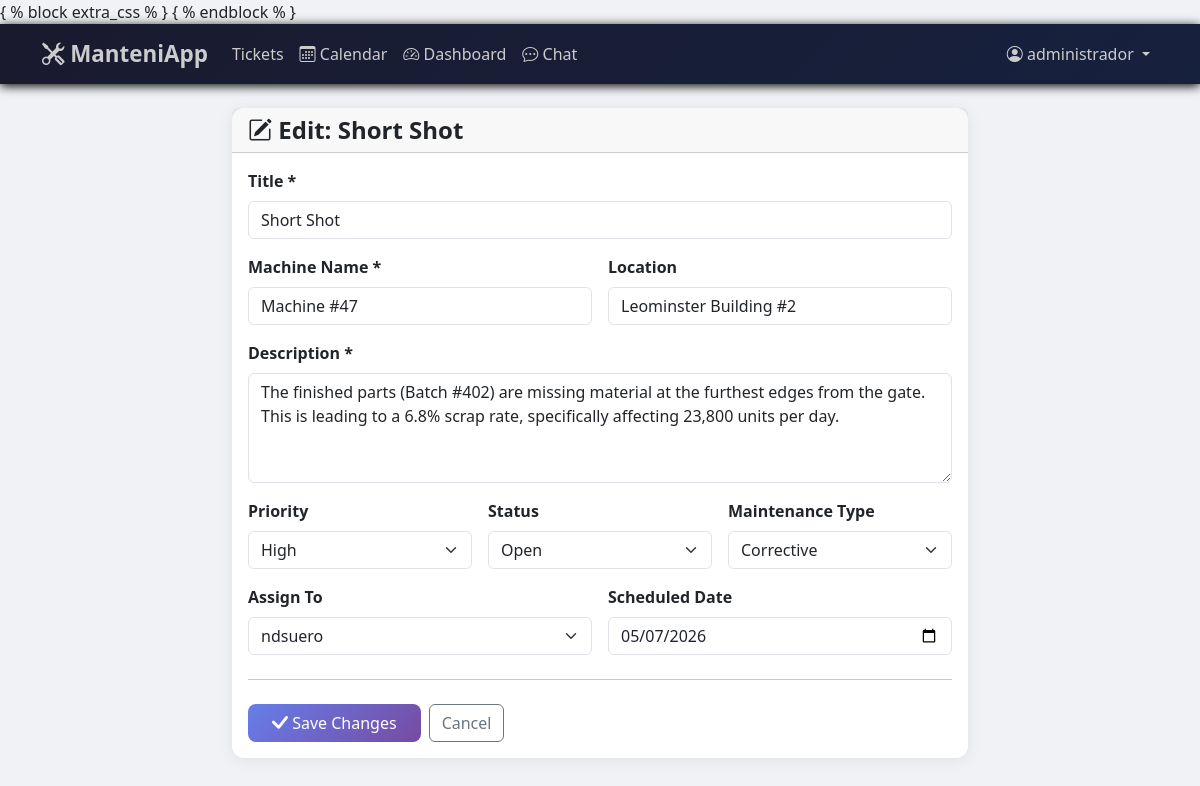
The app's page /tickets/3/edit/ (signed in) with its own data.
### tickets/models.py (models this page shows)
class Ticket(models.Model):
    class Priority(models.TextChoices):
        LOW = "LOW", "low"
        MEDIUM = "MEDIUM", "Medium"
        HIGH = "HIGH", "High"
        CRITICAL = "CRITICAL", "Critical"
    class Status(models.TextChoices):
        OPEN = "OPEN", "Open"
        IN_PROGRESS = "IN_PROGRESS", "In_Progress"
        RESOLVED = "RESOLVED", "Resolved"
        CLOSED = "CLOSED", "Closed"
    class MaintenanceType(models.TextChoices):
        PREVENTIVE = "PREVENTIVE", "Preventive"
        CORRECTIVE = "CORRECTIVE", "Corrective"
        SCHEDULED = "SCHEDULED", "Scheduled"
    title = models.CharField(max_length=200)
    description = models.TextField()
    machine_name = models.CharField(max_length=100)
    location = models.CharField(max_length=100, blank=True)
    priority = models.CharField(
        max_length=12,
        choices=Priority.choices,
        default=Priority.MEDIUM,
    )
    status = models.CharField(
        max_length=15,
        choices=Status.choices,
        default=Status.OPEN,
    )
    maintenance_type = models.CharField(
        max_length=15,
        choices=MaintenanceType.choices,
        default=MaintenanceType.CORRECTIVE,
    )
    reported_by = models.ForeignKey(
        User, on_delete=models.CASCADE, related_name="reported_tickets"
    )
    assigned_to = models.ForeignKey(
        User,
        on_delete=models.SET_NULL,
        null=True,
        blank=True,
        related_name='assigned_tickets'
    )
    created_at = models.DateTimeField(auto_now_add=True)  # Set once, on creation
    update_at = models.DateTimeField(auto_now=True)  # Updates every time you save
    scheduled_date = models.DateField(null=True, blank=True)

### tickets/views.py (the view)
# urls.py: path("<int:pk>/edit/", views.ticket_edit, name="ticket_edit"),
@login_required
def ticket_edit(request, pk):
    ticket = get_object_or_404(Ticket, pk=pk)
    if request.method == "POST":
        form = TicketForm(request.POST, instance=ticket)
        if form.is_valid():
            form.save()
            messages.success(request, f"Ticket updated successfully!")
            return redirect("ticket_detail", pk=ticket.pk)
    else:
        form = TicketForm(instance=ticket)
    return render(
        request,
        "tickets/ticket_form.html",
        {
            "form": form,
            "ticket": ticket,
            "title": f"Edit: {ticket.title}",
            "btn_label": "Save Changes",
        },
    )

### accounts/models.py (called while the page is built)
    @property
    def is_admin(self):
        return self.role == self.Role.ADMIN

### tickets/templates/tickets/ticket_form.html (shortened to what this page needs)
{% extends "base.html" %}
{% block content %}
<div class="row justify-content-center">
    <div class="col-lg-8">
        <div class="card">
            <div class="card-header">
                <h4 class="mb-0 fw-bold">
                    <i class="bi bi-pencil-square"></i> {{ title }}
                </h4>
            </div>
            <div class="card-body">
                <form method="POST">
                    <div class="row g-3">
                        <div class="col-12">
                            <label class="form-label fw-bold">Title *</label>
                            {{ form.title }}
                        </div>
                        <div class="col-md-6">
                            <label class="form-label fw-bold">Machine Name *</label>
                            {{ form.machine_name }}
                        </div>
                        <div class="col-md-6">
                            <label class="form-label fw-bold">Location</label>
                            {{ form.location }}
                        </div>
                        <div class="col-12">
                            <label class="form-label fw-bold">Description *</label>
                            {{ form.description }}
                        </div>
                        <div class="col-md-4">
                            <label class="form-label fw-bold">Priority</label>
                            {{ form.priority }}
                        </div>
                        <div class="col-md-4">
                            <label class="form-label fw-bold">Status</label>
                            {{ form.status }}
                        </div>
                        <div class="col-md-4">
                            <label class="form-label fw-bold">
                                Maintenance Type
                            </label>
                            {{ form.maintenance_type }}
                        </div>
                        <div class="col-md-6">
                            <label class="form-label fw-bold">Assign To</label>
                            {{ form.assigned_to }}
                        </div>
                        <div class="col-md-6">
                            <label class="form-label fw-bold">
                                Scheduled Date
                            </label>
                            {{ form.scheduled_date }}
                        </div>
                    </div>
                    <hr class="my-4">
                    <div class="d-flex gap-2">
                        <button type="submit" class="btn btn-primary px-4">
                            <i class="bi bi-check-lg"></i> {{ btn_label }}
                        </button>
                        <a href="{% url 'tickets:ticket_list' %}" class="btn btn-outline-secondary">
                            Cancel
                        </a>
                    </div>
                </form>
            </div>
        </div>
    </div>
</div>
{% endblock %}

### templates/base.html (shortened to what this page needs)
<!DOCTYPE html>
<html lang="en">
<head>
    <link href="https://cdn.jsdelivr.net/npm/bootstrap@5.3.8/dist/css/bootstrap.min.css" rel="stylesheet"
>
    <link rel="stylesheet" href="https://cdn.jsdelivr.net/npm/bootstrap-icons@1.3.0/font/bootstrap-icons.css">
</head>
<body>
    <nav class="navbar navbar-expand-lg navbar-dark mb-4">
        <div class="container">
            <a class="navbar-brand" href="/">
                <i class="bi bi-tools"></i> ManteniApp
            </a>
            <div class="collapse navbar-collapse" id="navbarNav">
                <ul class="navbar-nav me-auto">
                    <li class="nav-item">
                        <a class="nav-link" href="/tickets/">
                             Tickets
                        </a>
                    </li>
                    <li class="nav-item">
                        <a class="nav-link" href="#">
                            <i class="bi bi-calendar3"></i> Calendar
                        </a>
                    </li>
                    <li class="nav-item">
                        <a class="nav-link" href="#">
                            <i class="bi bi-speedometer2"></i> Dashboard
                        </a>
                    </li>
                    <li class="nav-item">
                        <a class="nav-link" href="#">
                            <i class="bi bi-chat-dots"></i> Chat
                        </a>
                    </li>
                </ul>
                <ul class="navbar-nav">
                    {% if user.is_authenticated %}
                    <li class="nav-item dropdown">
                        <a class="nav-link dropdown-toggle" href="#" data-bs-toggle="dropdown">
                            <i class="bi bi-person-circle"></i>
                            {{ user.username }}
                        </a>
                    </li>
                    {% else %}
                    <li class="nav-item">
                        <a class="nav-link" href="/accounts/login/">
                            <i class="bi bi-box-arrow-in-right"></i> Login
                        </a>
                    </li>
                    {% endif %}
                </ul>
            </div>
        </div>
    </nav>
    <main class="container">
        {% block content %}{% endblock %}
    </main>
</body>
</html>

### templates/base.html (style rules this page uses)
body { background-color: #f0f2f5; font-family: 'Segoe UI', sans-serif; }
.navbar { background: linear-gradient(135deg, #1a1a2e 0%, #16213e 100%); box-shadow: 0 2px 10px rgba(0, 0, 0, 3); }
.navbar-brand { font-weight: 800; font-size: 1.4rem; color: #ccc !important; transition: color 0.2s; }
.nav-link { color: #ccc !important; transition: 0.2s; }
.card { border: none; border-radius: 12px; box-shadow: 0 2px 15px rgba(0, 0, 0, 0.08); }
.btn-primary { background: linear-gradient(135deg, #667eea, #764ba2); border: none; border-radius: 8px; }

### records on screen
Ticket: title "Short Shot", machine_name "Machine #47", location "Leominster Building #2", description "The finished parts (Batch #402) are missing material at the furthest edges from the gate. This is leading to a 6.8% scrap rate, specifically affecting 23,800 units per day.", priority "High", status "Open", maintenance_type "Corrective", assigned_to "ndsuero", scheduled_date "05/07/2026"

### other values on screen
{{ user.username }} "administrador"
{{ title }} "Edit: Short Shot"
{{ btn_label }} "Save Changes"
